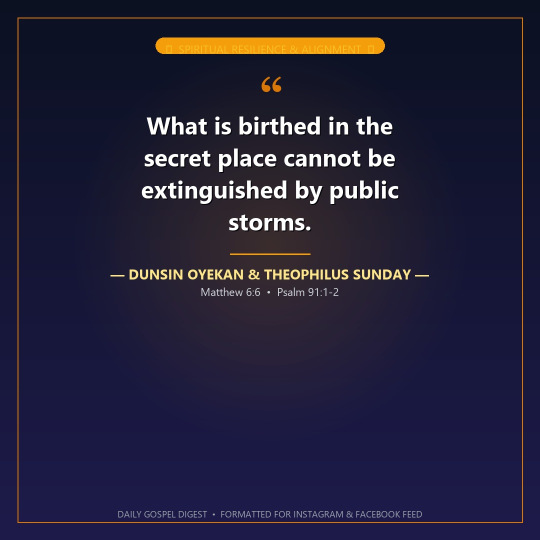
#> input picture reports/fliers/flier_instagram_facebook_square.jpg, 1080 x 1080 px (shown at 1/2 size)
$ python -i contrast.py   (imports and definitions only)
#> lines starting #> are read from the running program, lines starting #| are printed output that depends on the picture
#> further down, picture is the input picture: PIL image 1080x1080 RGB; mean R, G, B 35.9, 33.1, 57.1
"""
Milestone 3: WCAG AA Contrast Analysis & Adaptive Scrim Generator (src/design/contrast.py)
Calculates relative luminance and contrast ratios, and dynamically applies
scrim darkening gradients behind text until contrast reaches >= 4.5:1.
"""

from typing import Tuple
from PIL import Image, ImageDraw

# [87 lines left out: functions relative_luminance, calculate_contrast_ratio, sample_region_average_color, apply_adaptive_scrim, not called in this run]

def apply_film_grain(image: Image.Image, intensity: float = 0.18) -> Image.Image:
    """
    Applies authentic procedural 35mm film-grain Gaussian monochrome noise.
    Completely eliminates the smooth, plastic 'AI sheen' and digital synthetic artifacts,
    giving backgrounds the organic, tactile texture of classic analog photography.
    Blazingly fast pure-Pillow implementation (zero external C/numpy dependencies).
    """
#> called with intensity = 0.18
    import os
    from PIL import ImageChops, ImageEnhance

    was_rgba = image.mode == "RGBA"
#> was_rgba = False
    rgb_base = image.convert("RGB")
    w, h = rgb_base.size
#> w = 1080; h = 1080

    # Generate 512x512 tile of random uniform byte noise
    tile_size = 512
    raw_bytes = os.urandom(tile_size * tile_size)
    tile = Image.frombytes("L", (tile_size, tile_size), raw_bytes)
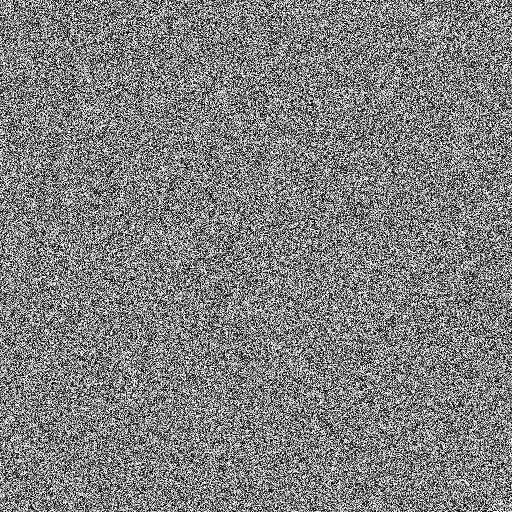
#> tile: PIL image 512x512 L; min 0, max 255, mean 127.6

    # Tile across image dimensions
    grain_layer = Image.new("L", (w, h))
#> grain_layer: PIL image 1080x1080 L; every value is 0
    for x in range(0, w, tile_size):
        for y in range(0, h, tile_size):
            grain_layer.paste(tile, (x, y))
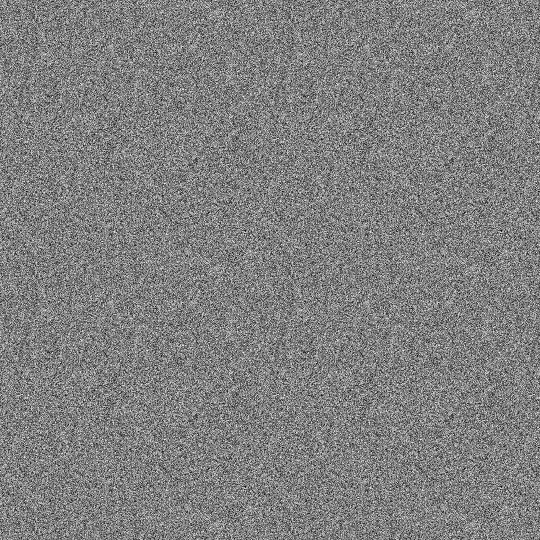
#> grain_layer: PIL image 1080x1080 L (shown at 1/2 size); min 0, max 255, mean 127.6

    # Compress noise contrast around mid-gray 128
    grain_rgb = grain_layer.convert("RGB")
    enhancer = ImageEnhance.Contrast(grain_rgb)
    subtle_grain = enhancer.enhance(intensity)
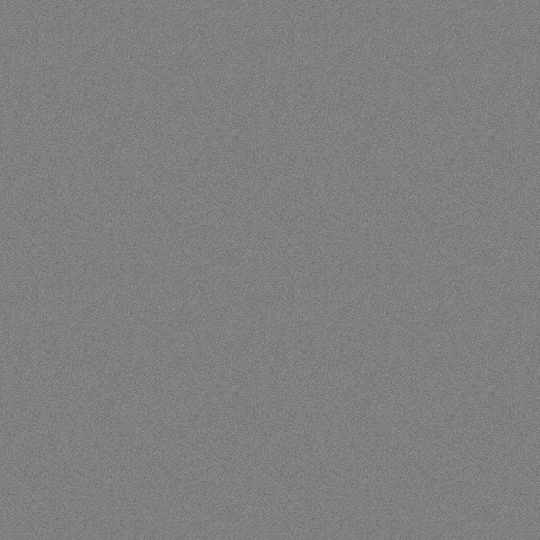
#> subtle_grain: PIL image 1080x1080 RGB (shown at 1/2 size); min 104, max 150, mean 127.4

    # Soft-light blend: 128 has zero effect, fine deviations add organic grain
    result = ImageChops.soft_light(rgb_base, subtle_grain)

    if was_rgba:
        result = result.convert("RGBA")
        result.putalpha(image.split()[-1])

    return result

>>> from PIL import Image
>>> picture = Image.open('../../reports/fliers/flier_instagram_facebook_square.jpg')
>>> result = apply_film_grain(picture)

$ run again, on reports/fliers/flier_whatsapp_status_story.jpg
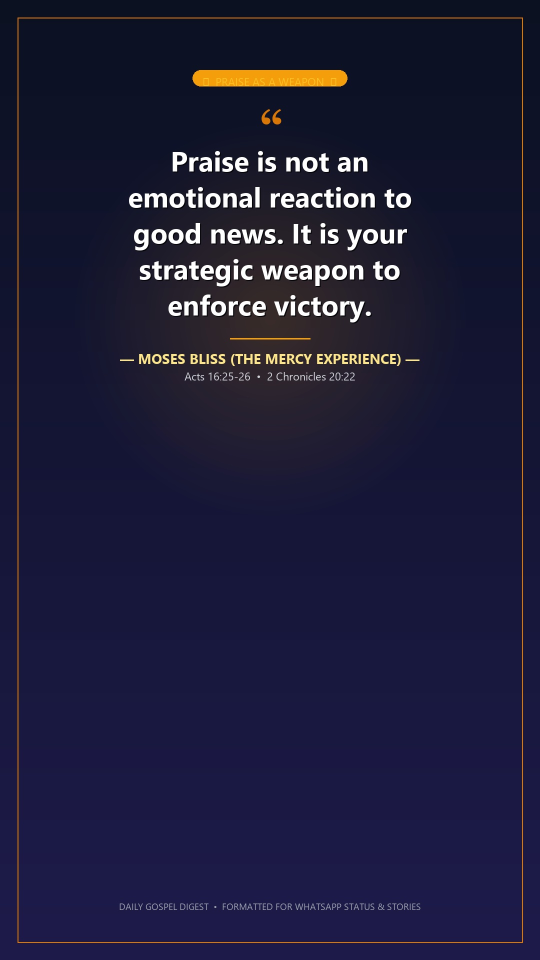
#> input picture reports/fliers/flier_whatsapp_status_story.jpg, 1080 x 1920 px (shown at 1/2 size)
#> picture is the input picture: PIL image 1080x1920 RGB; mean R, G, B 30.5, 29.5, 57.3
#> in apply_film_grain, `tile = Image.frombytes("L", (tile_size, tile_size), raw_bytes)`:
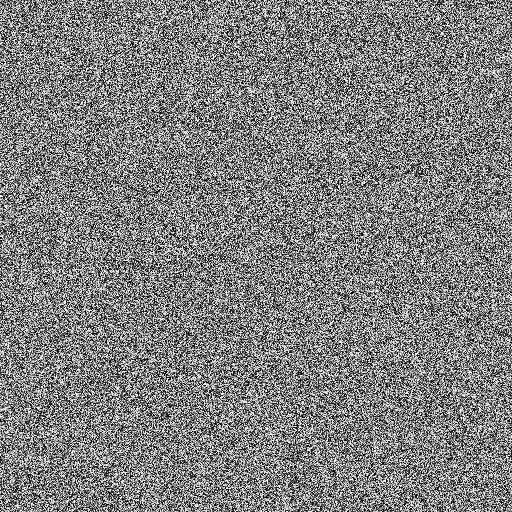
#> tile: PIL image 512x512 L; min 0, max 255, mean 127.4
#> after the loop in apply_film_grain, `for x in range(0, w, tile_size):`:
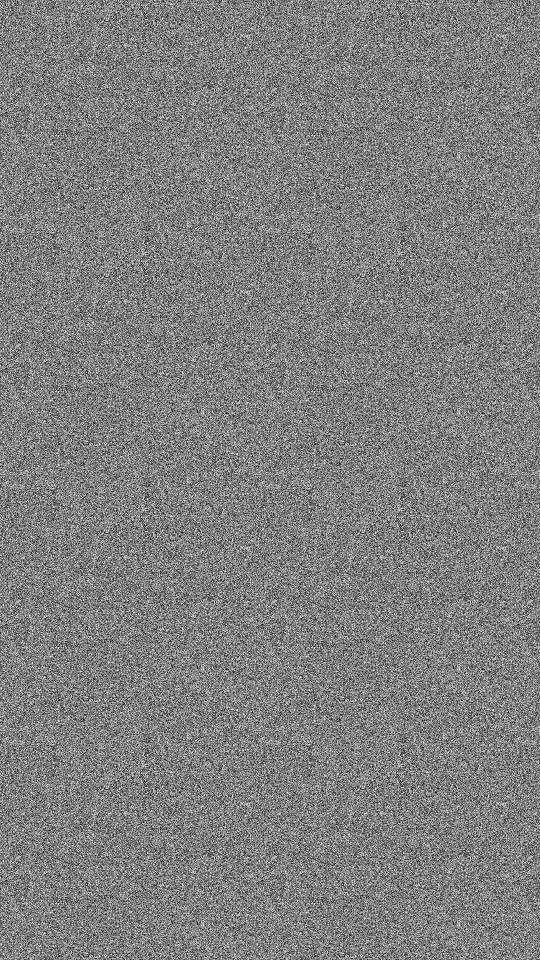
#> grain_layer: PIL image 1080x1920 L (shown at 1/2 size); min 0, max 255, mean 127.4
